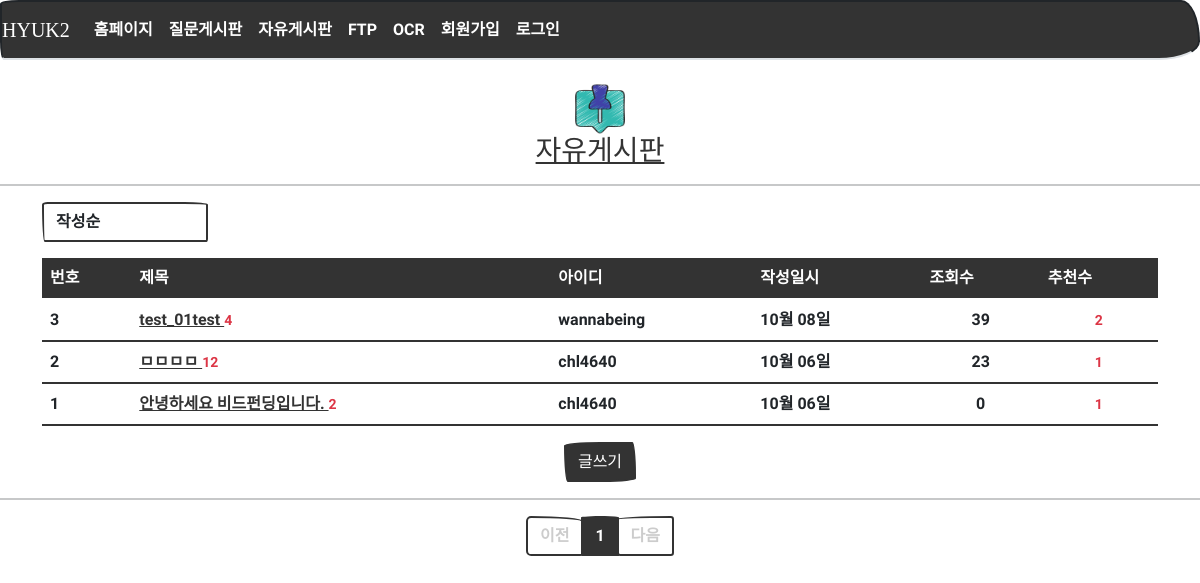
/board/list/, run on the app's committed database.
### models.py (models this page shows)
class Board(db.Model):
    id = db.Column(db.Integer, primary_key=True)
    subject = db.Column(db.String(200), nullable=False)
    content = db.Column(db.Text(), nullable=False)
    create_date = db.Column(db.DateTime(), nullable=False)
    user_id = db.Column(db.Integer, db.ForeignKey('user.id', ondelete='CASCADE'), nullable=False)
    user = db.relationship('User', backref=db.backref('board_set'))  # 나중에 자신이 작성한 글을 user.board_set 으로 참조할 수 있다.
    modify_date = db.Column(db.DateTime(), nullable=True)
    hits = db.Column(db.Integer, nullable=False, default='0')
    voter = db.relationship('User', secondary=board_voter, backref=db.backref('board_voter_set'))

class User(db.Model):
    id = db.Column(db.Integer, primary_key=True)    # id는 자동으로 증가하는 User 모델의 기본키
    username = db.Column(db.String(150), unique=True, nullable=False)  # 아이디
    password = db.Column(db.String(200), nullable=False)
    name = db.Column(db.String(150), nullable=False)  # 실명
    email = db.Column(db.String(120), unique=True, nullable=False)
    fir_joo = db.Column(db.String(6), nullable=False)  # 주민번호 앞자리
    sec_joo = db.Column(db.String(7), nullable=False)  # 주민번호 뒷자리
    tel = db.Column(db.String(50), nullable=False)  # 휴대폰 번호, 휴대폰인증이 있다면 unique=True 넣어야 됨

### views/board_views.py (the view)
@bp.route('/list/')
def _list():
    page = request.args.get('page', type=int, default=1)  # 페이지번호가 없으면 default 로 페이지1을 출력한다.
    kw = request.args.get('kw', type=str, default='')  # 검색어
    so = request.args.get('so', type=str, default='recent')  # 정렬, default 는 최신순('recent')
    if so == 'recommend':  # 추천 수가 많은 게시물
        sub_query = db.session.query(board_voter.c.board_id, func.count('*').label('num_voter')) \
            .group_by(board_voter.c.board_id).subquery()
        board_list = Board.query \
            .outerjoin(sub_query, Board.id == sub_query.c.board_id) \
            .order_by(sub_query.c.num_voter.desc(), Board.create_date.desc())
    elif so == 'popular':  # 답변 수가 많은 게시물
        sub_query = db.session.query(Comment.board_id, func.count('*').label('num_board')) \
            .group_by(Comment.board_id).subquery()
        board_list = Board.query \
            .outerjoin(sub_query, Board.id == sub_query.c.board_id) \
            .order_by(sub_query.c.num_board.desc(), Board.create_date.desc())
    elif so == 'hit':  # 조회 수가 많은 게시물
        board_list = Board.query.order_by(Board.hits.desc())
    else:  # recent, 기존 게시물
        board_list = Board.query.order_by(Board.create_date.desc())
    board_list = board_list.paginate(page, per_page=5)
    return render_template('board/board_list.html', board_list=board_list, page=page, so=so)

### filter.py (called while the page is built)
def format_datetime(value, fmt='%m월 %d일'):
    now = datetime.now()
    time = now - value
    if time < timedelta(minutes=1):
        return '방금 전'
    elif time < timedelta(hours=1):
        return str(int(time.seconds / 60)) + '분 전'
    elif time < timedelta(days=1):
        return str(int(time.seconds / 3600)) + '시간 전'
    elif time < timedelta(days=7):
        time = datetime.now().date() - value.date()
        return str(time.days) + '일 전'
    else:
        return value.strftime(fmt)

### views/login_views.py (called while the page is built)
@bp.before_app_request
def logged_in_user():
    user_id = session.get('user_id')
    if user_id is None:
        g.user = None
    else:
        g.user = User.query.get(user_id)

### templates/board/board_list.html (shortened to what this page needs)
{% extends 'base.html' %}
{% block content %}
	<center>
  	    <div>
			<br>
  	        <center>
  	            <img src="{{ url_for('static',filename='images/board.png') }}" width="50"
                     style="margin-left: auto; margin-right: auto; display: block;" />
  	            <h3><a href="{{url_for('board._list')}}">자유게시판</a></h3>
  	        </center>
  	        <hr width="100%" color="black" />
  	    </div>
  	</center>
  	<center>
  	    <div class="container my-3">
			<div class="row justify-content-between my-3">
				<div class="col-2">
            		<select class="form-control so">
                		<option value="recent" {% if so=='recent' %}selected{% endif %}>작성순</option>
            		</select>
        		</div>
    		</div>
  	        <table class="table">
  	            <thead>
  	                <tr class="thead-dark table-dark">
  	                    <th class="">번호</th>
  	                    <th class="">제목</th>
						<th class="">아이디</th>
  	                    <th class="">작성일시</th>
						<th class="">조회수</th>
						<th class="">추천수</th>
  	                </tr>
  	            </thead>
  	            <tbody>
  	                {% if board_list %}
  	                {% for board in board_list.items %}
  	                <tr>
  	                    <td class="">
                            {{ board_list.total - ((board_list.page-1) * board_list.per_page) - loop.index0 }}</td>
  	                    <td class="">
  	                        <a href="{{ url_for('board.detail', board_id=board.id) }}">
                                {{ board.subject }}
                            </a>
							{% if board.comment_set|length > 0 %}
  	                        <span class="text-danger small ml-2">{{ board.comment_set|length }}</span>
  	                        {% endif %}
  	                    </td>
						<td>{{ board.user.username }}</td>
  	                    <td class="">{{ board.create_date|datetime }}</td>
						<td class="text-center">{{ board.hits }}</td>
						<td class="text-center">
							{% if board.voter|length > 0 %}
							<span class="text-danger small ml-2">
								{{ board.voter|length }}
							</span>
							{% else %}
							<span class="small ml-2">
								{{ board.voter|length }}
							</span>
							{% endif %}
						</td>
  	                </tr>
  	                {% endfor %}
  	                {% else %}
  	                <tr>
  	                    <td colspan="3">글이 없습니다.</td>
  	                </tr>
  	                {% endif %}
  	            </tbody>
  	        </table>
  	    </div>
        <a href="{{ url_for('board.create') }}" class="btn btn-primary">글쓰기</a>
  	    <hr width="100%" color="black" />
  	    <ul class="pagination justify-content-center">
  	        {% if board_list.has_prev %}
  	        <li class="page-item">
  	            <a class="page-link" href="?page={{ board_list.prev_num }}">이전</a>
  	        </li>
  	        {% else %}
  	        <li class="page-item disabled">
  	            <a class="page-link" tabindex="-1" aria-disabled="true" href="#">이전</a>
  	        </li>
  	        {% endif %}
  	        {% for page_num in board_list.iter_pages() %}
  	        {% if page_num %}
  	        {% if page_num != board_list.page %}
  	        <li class="page-item">
  	            <a class="page-link" href="?page={{ page_num }}">{{ page_num }}</a>
  	        </li>
  	        {% else %}
  	        <li class="page-item active" aria-current="page">
  	            <a class="page-link" href="#">{{ page_num }}</a>
  	        </li>
  	        {% endif %}
  	        {% else %}
  	        <li class="disabled">
  	            <a class="page-link" href="#">...</a>
  	        </li>
  	        {% endif %}
  	        {% endfor %}
  	        {% if board_list.has_next %}
  	        <li class="page-item">
  	            <a class="page-link" href="?page={{ board_list.next_num }}">다음</a>
  	        </li>
  	        {% else %}
  	        <li class="page-item disabled">
  	            <a class="page-link" tabindex="-1" aria-disabled="true" href="#">다음</a>
  	        </li>
  	        {% endif %}
  	    </ul>
  	</center>
{% endblock %}

### data on the page
Board: id "3", subject "test_01test", comment_set|length "4", user.username "wannabeing", create_date "10월 08일", hits "39", voter|length "2"
Board: id "2", subject "ㅁㅁㅁㅁ", comment_set|length "12", user.username "chl4640", create_date "10월 06일", hits "23", voter|length "1"
Board: total "1", subject "안녕하세요 비드펀딩입니다.", comment_set|length "2", user.username "chl4640", create_date "10월 06일", hits "0", voter|length "1"

### other printed values
{{ page_num }} "1"
